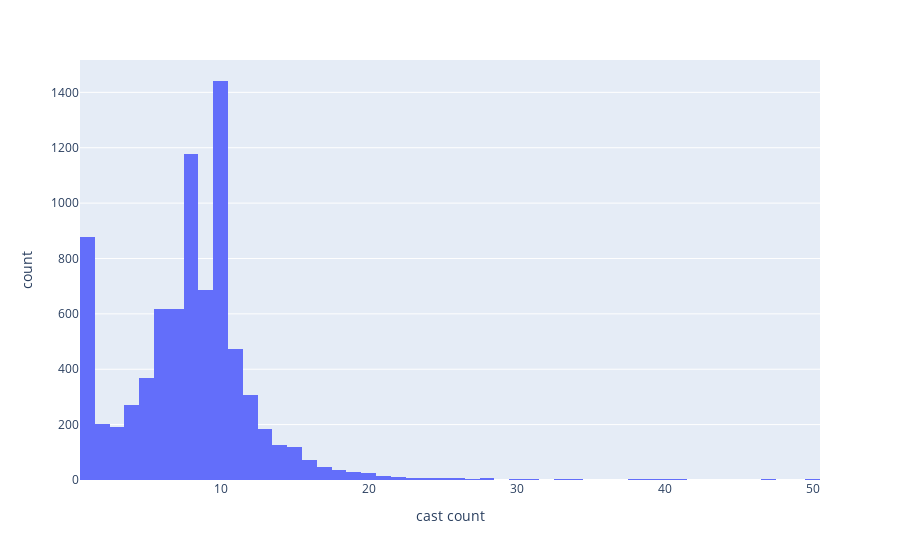

The notebook cell saved with this chart:
### Code cell
px.histogram(master_data, x='cast count').update_xaxes(categoryorder='total descending')

### Figure 1 — Plotly figure (JSON) as saved in the notebook; plotly's stock layout.template omitted (floating-point values rounded to 4 significant figures; data arrays with more than 128 entries replaced by an {"elided": "..."} marker saying what was removed)
{"data": [{"alignmentgroup": "True", "bingroup": "x", "hovertemplate": "cast count=%{x}<br>count=%{y}<extra></extra>", "legendgroup": "", "marker": {"color": "#636efa", "pattern": {"shape": ""}}, "name": "", "offsetgroup": "", "orientation": "v", "showlegend": false, "type": "histogram", "x": {"elided": "7972 int values"}, "xaxis": "x", "yaxis": "y"}], "layout": {"barmode": "relative", "legend": {"tracegroupgap": 0}, "margin": {"t": 60}, "xaxis": {"anchor": "y", "categoryorder": "total descending", "domain": [0, 1], "title": {"text": "cast count"}}, "yaxis": {"anchor": "x", "domain": [0, 1], "title": {"text": "count"}}}}
